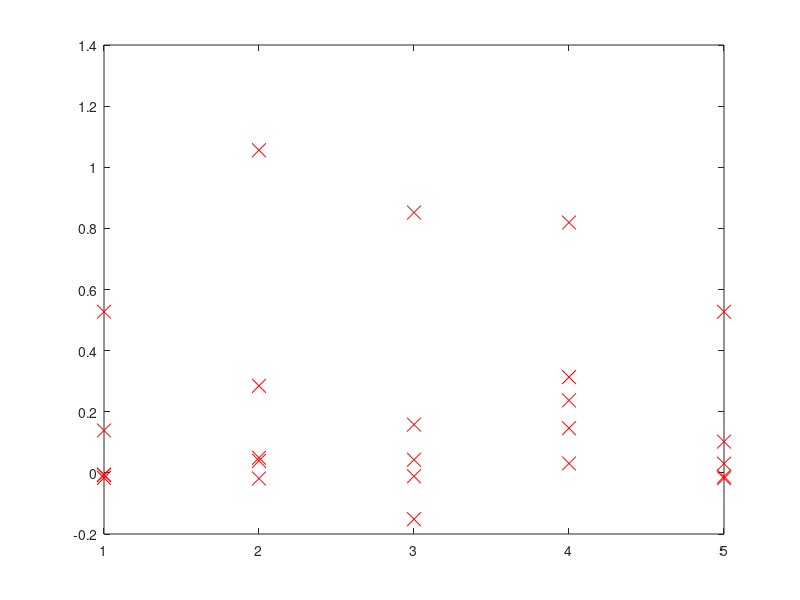

Write MATLAB code to recreate this figure.
%
% @author = brijeshdankhara
% Let me know if there are any issues.
% 


% Load data from .txt file to array
A = load('trainDataXY.txt');
X = load('testDataX.txt');
Ytrain = load('Ytrain50.txt');
AA = A(2:645,:);

B = pinv(AA') * Ytrain'; % 644 x 45 | 45 x 5 = 644 x 5
Ytest1 = B' * X; % 5 x 644 | 644 x 5 = 5 x 5
plot(Ytest1,'rx','Markersize',10)
% Ytest1 will give out a 5x5 matrix:
% The columns are the tested values of vector corresponding to the trained class.
% If 'i'th value in a column 'j' is maximum, this means jth image is closest to ith number of test class.
